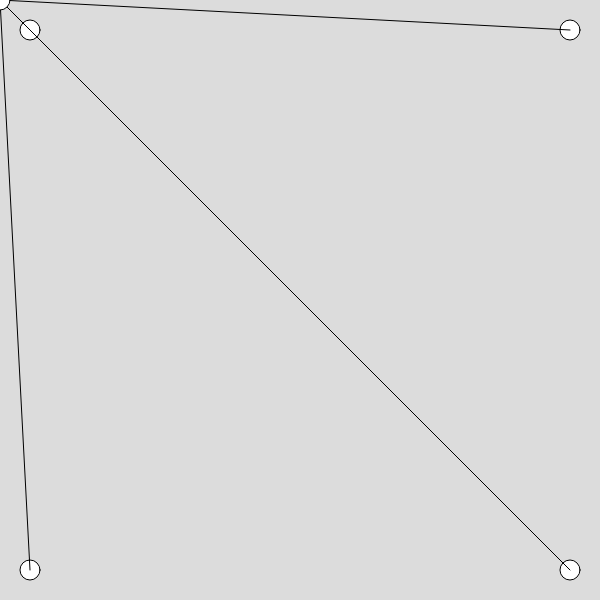
Frame 1 (no input)
Frame 60 (no input): identical to frame 1, image omitted
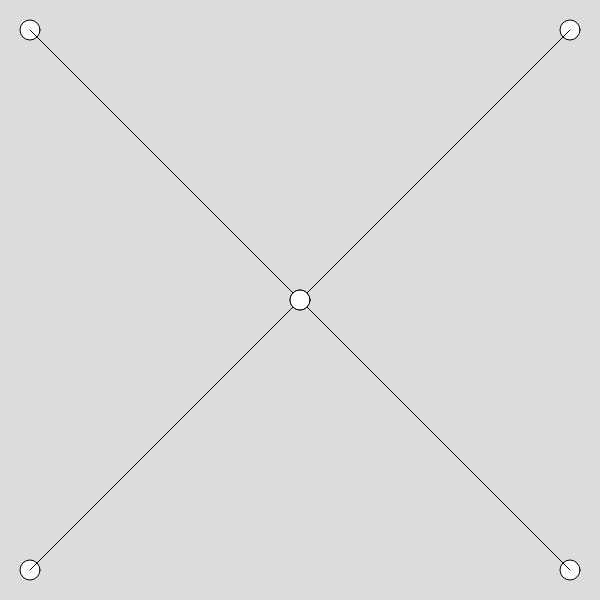
Frame 120 (the mouse pressed at the canvas centre since frame 60)

The p5.js sketch that drew these frames (run headless with seeded random() and noise() and a simulated clock; from frame 60 on, the mouse is pressed at the canvas centre):

// p5.js sketch
// ── sketch.js
// Drawing with Loops 1
// Adam Abouelela
// Feb. 27, 2024
// Using loops + arrays to create some visualizations

let xPos, yPos;

function setup() {
  createCanvas(600, 600);
  ellipseMode(CENTER);
  xPos = [width*0.05, width*0.05, width*0.95, width*0.95]
  yPos = [width*0.05, width*0.95, width*0.05, width*0.95]
}

function draw() {
  background(220);
  cornersAndMouse();
}

function cornersAndMouse(){
  // draw some circles near each of the four corners and connect some lines from there to the mouse position
  fill(255);
  for (i in xPos){
    circle(xPos[i], yPos[i], 20);
    line(xPos[i], yPos[i], mouseX, mouseY);
  }
  circle(mouseX, mouseY, 20)
}

function mousePressed(){
  xPos.push(mouseX)
  yPos.push(mouseY)
}
